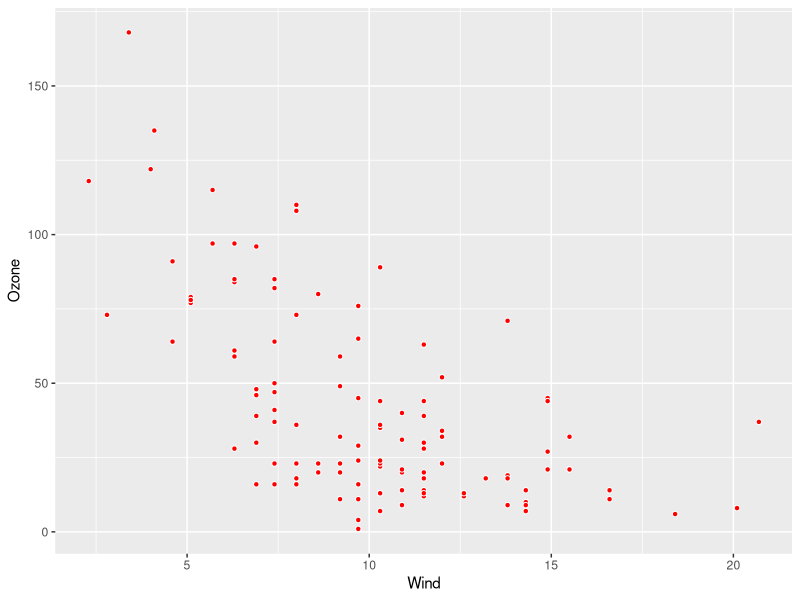
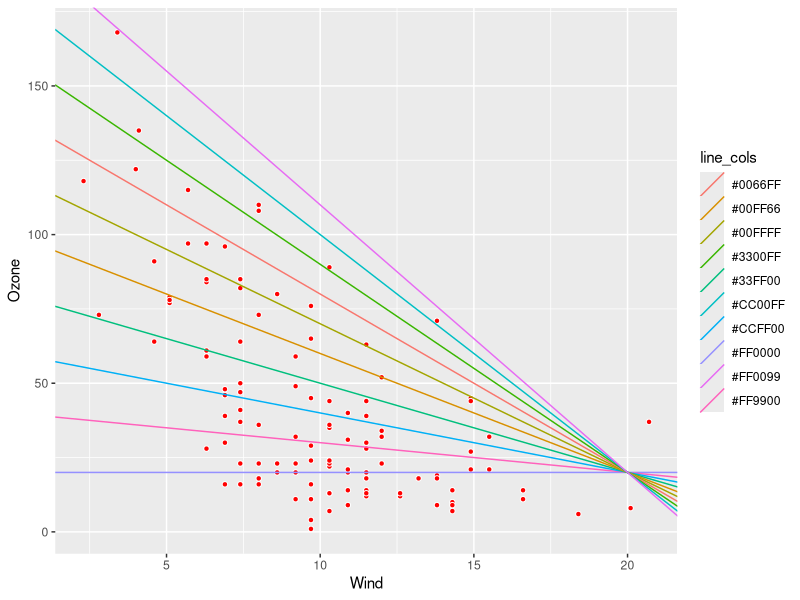
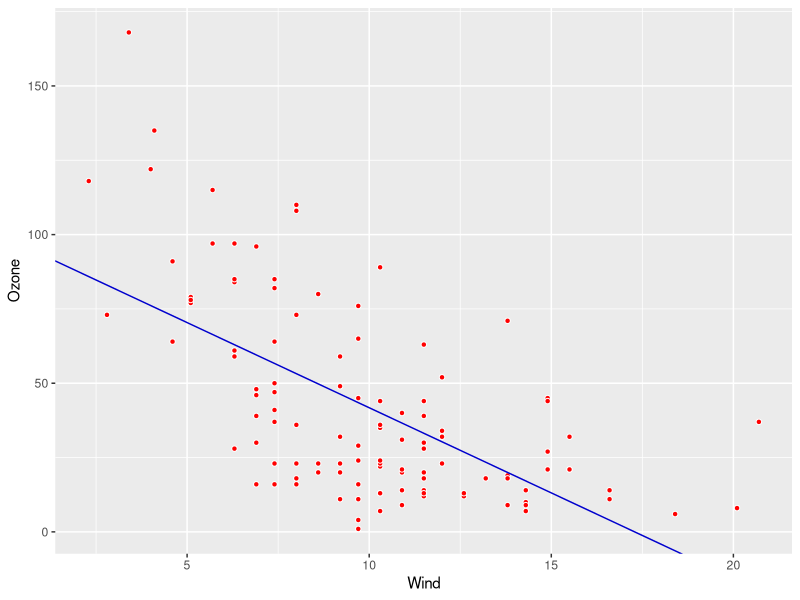
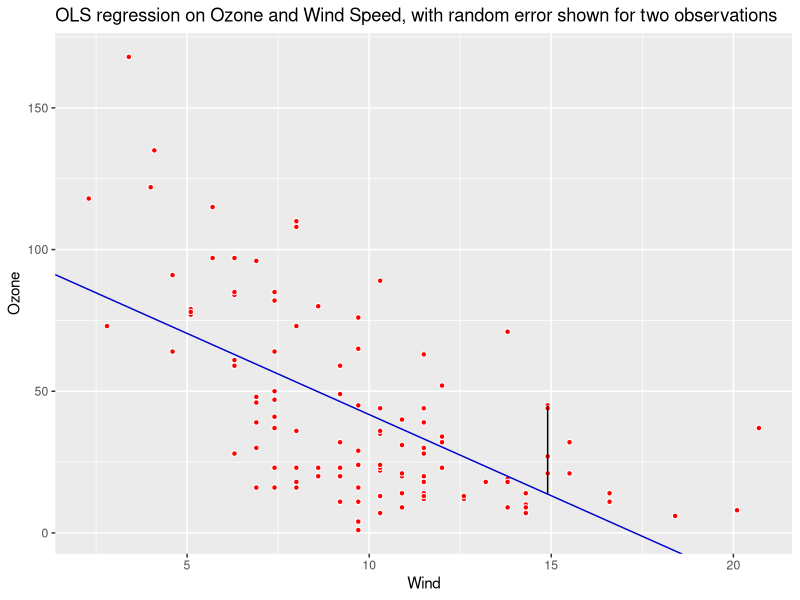

The R script that drew these images, in order:
## ---- chunk 1
knitr::opts_chunk$set(echo = TRUE)
library(dplyr, quiet=T)
library(stats, quiet=T)
library(ggplot2, quiet=T)
## ---- chunk 2
# Load the dataset
aq <- airquality

# View the first few lines of data
head(aq)

# Take out NA values
aq <- aq[rowSums(is.na(aq))==0,]
## ---- chunk 3
# Plot the explanatory and response variables as a scatterplot
g <- ggplot(aq, aes(x=Wind, y=Ozone)) + 
  geom_point(fill='red', color='white', pch=21)

g
## ---- chunk 4
# Generate a bunch of potential regression lines
line_slopes <- seq(0,-9)
line_intercepts <- seq(20, 200, 20)
line_cols <- rainbow(10)
si <- data.frame(line_slopes=line_slopes, line_intercepts=line_intercepts)

# Plot the lines on top of the data
g +
  geom_abline(data=si, aes(slope=line_slopes, intercept=line_intercepts, col=line_cols))
## ---- chunk 5
ols <- function(x,y){
  #####
  # function get_betas takes two arguments, x and y
  # x: a single vector of values on one explanatory variable
  # y:  a single vector of values on one response variable
  # returns: a list of length two containing estimated values for b0 and b1
  #####
  
  # find the mean of x, but ignore NAs, which otherwise mess up the calculation
  mean_x = mean(x, na.rm=T) 
  
  # find the mean of y, but ignore NAs, which otherwise mess up the calculation
  mean_y = mean(y, na.rm=T)
  
  # calculate b1
  # note that x and y here are the vectors we named as arguments to the functon
  b1 = sum((x-mean_x) * (y-mean_y), na.rm=T)/sum((x-mean_x)^2, na.rm=T)
  
  # calculate b0
  b0 = mean_y - b1 * mean_x
  
  # return a result
  return(list(b0=b0, b1=b1))
}

## ---- chunk 6
# Define y
y = aq$Ozone

# Define x
x = aq$Wind

# Compute coefficients
betas <- ols(x, y)

# Print the coefficients
print(betas)
## ---- chunk 7
# to add a regression line, use the call geom_abline(). this takes arguments for intercept in slope, for which we can just plug in the results from get_betas()
g + geom_abline(intercept=betas$b0, slope=betas$b1, col='blue3')
## ---- chunk 8
# Quick function to predict y-hat at any given x
predict_y <- function(x, b0, b1){
  
  y_hat <- b0 + b1*x
  
  return(y_hat)
}
## ---- chunk 9
# Predict y-hat at a couple of values of x
x_i <- aq$Wind[c(22, 117)] # Wind speed at the 22nd and 117th observations
print(x_i)

y_hat_i <- predict_y(x_i, betas$b0, betas$b1)
print(y_hat_i) # Predicted O3 at the 22nd and 117th observations

y_obs_i <- aq$Ozone[c(22,117)]
print(y_obs_i) # Observed O3 at the 22nd and 117th observations
## ---- chunk 10
# Observed v. model-predicted O3 concentration when Wind=3.4 mph and 16.6 mph
print(paste('Observed:', y_obs_i))
print(paste('Predicted:', y_hat_i))

xy_df <- data.frame(x_i, y_hat_i, y_obs_i)

# Visualize the random error (residual) for this datapoint
g + 
  geom_abline(intercept=betas$b0, slope=betas$b1, col='blue3') +
  geom_segment(aes(x=x_i, xend=x_i, y=y_obs_i, yend=y_hat_i, color='error'), col='black', data=xy_df) + 
  ggtitle('OLS regression on Ozone and Wind Speed, with random error shown for two observations')
## ---- chunk 11

# First we create the function for computing R^2
r2 <- function(y, y_hat){
  
  # Find the unexplained variance
  unex_v = sum((y-y_hat)^2, na.rm=T)
  
  # Find the total variance
  tot_v = sum((y-mean(y, na.rm=T))^2, na.rm=T)
  
  # Subtract the ratio of unexplained variance to total variance from 1
  rsq = 1-unex_v/tot_v
  
  # Return R^2 as the result
  return(rsq)
  
}
## ---- chunk 12

# Grab the vector containing observed x values from our dataset
X_i <- aq$Wind

# Predict y_hat
y_hat <- predict_y(X_i, betas$b0, betas$b1)

# Grab the vector of observed y values from our dataset
y_obs <- aq$Ozone

# Use the function to calculate R^2
model.r2 <- r2(y=y_obs, y_hat=y_hat)

print(model.r2)
## ---- chunk 13
# Run function lm() on y_observed and X_i
rolm <- lm(y_obs ~ X_i)
print(summary(rolm)$coef)
print(summary(rolm)$r.squared)
## ---- chunk 14
# Look at other summary statistics
print(summary(rolm))
## ---- chunk 15
# Calculate residuals for each observation, y_i
resid <- y_obs - y_hat

# Print a summary of residuals
print(summary(resid))

# Compare to summary of lm() results
print(summary(rolm$residuals))
## ---- chunk 16

# Ingest your streamflow time series as a dataframe and summarize monthly values to annual values.
# Hint: `read.csv()` from base R or `read_excel()` from the `readxl` package may be helpful.

# Some dummy tree ring width index (rwi) data. 
set.seed(999)
t.seq <- 1900:2019
rwi.chron <- data.frame(
  'Year'=t.seq,
  'rwi'= abs(0.2*sin(t.seq)+runif(t.seq))*100)

# Define your y_obs variable 
# Hint: grab the discharge values you want to use from your streamflow dataframe

# Define your x_obs variable (rwi values)
# Hint: the y_obs and x_obs should be exactly the same length and must match up year-by-year

# Create a scatterplot of y_obs against x_obs

# Run the regression on x_obs and y_obs using the `ols()` function we built above

# Plot the regression line on top of the scatterplot

# Predict y-hat using your model coefficients

# Calculate R^2

# Interpret the results in clear prose. At minimum, answer these questions:
## What is y if x=0? How much does y increase given a unit increase of x?
## How much variance does your model explain? 
## What might account for any unexplained variance?

